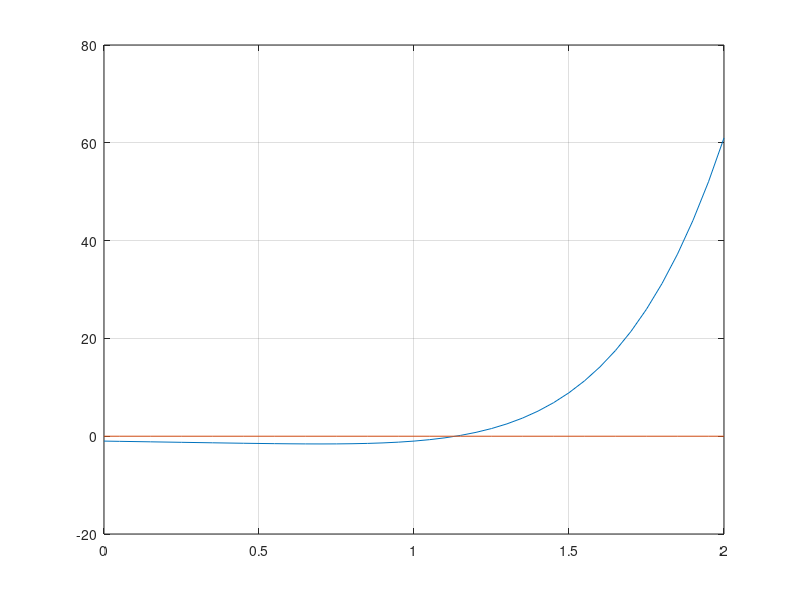

This chart was generated by the following MATLAB code: (Note: this script raises an error after producing the figure.)
%% Lab 3 | Exercise 3

t = 0 : 0.05 : 2
f = @(x) x.^6 - x  - 1


%% PLOTS:
% plot(t, f(t))          % Version 0
% plot(t, t.^6, t, t+1)  % Version 1

plot(t, f(t), t, zeros(size(t))), grid



plot(t, f(t), t, zeros(size(t))), grid


%% FZERO
efe_cero = fzero(f, 1.2);


%% NEWTON
% newt_root = newton(f, g, xo, epsilon)
a = 1.2
tolerance = 0.5*10^(-10);
df = @(x) 6*x.^5 - 1;

newt_root = newton(f, df, a, tolerance);

iterations = 5;
newt_moln = newton_molner(f, df, a, tolerance, iterations)

%% SECANT
a = 1.2;
b = 2;
tolerance = 0.5*10^(-10);
secant = secant_molner(f, a, b, tolerance, iterations)


%% BISECTION

a = 0; % !!!
b = 2;
tolerance = 0.5*10^(-10);
bisect = bisect_molner(f, a, b, tolerance, iterations)
